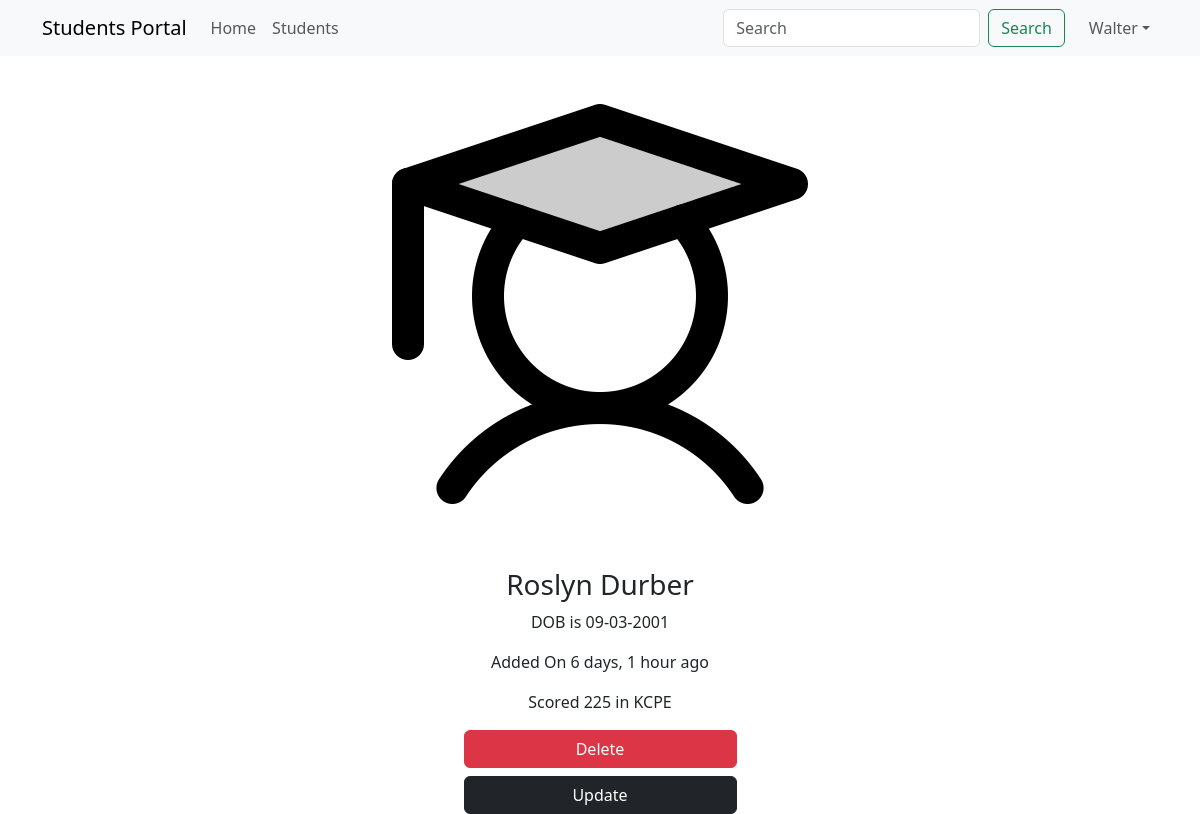
The page /details/8 (signed in) on the database its author committed.
### main_app/models.py (models this page shows, shortened)
class Student(models.Model):
    first_name = models.CharField(max_length=25)
    last_name = models.CharField(max_length=25)
    dob = models.DateField()
    email = models.EmailField(unique=True)
    weight = models.DecimalField(max_digits=5, decimal_places=2)  # 100.500
    is_sporty = models.BooleanField(default=False)
    kcpe_score = models.IntegerField()
    profile_pic = models.ImageField(upload_to=generate_unique_name, null=True, default="students/default.png")
    created_at = models.DateTimeField(auto_now_add=True)
    updated_at = models.DateTimeField(auto_now=True)

### main_app/views.py (the view)
# urls.py: path('details/<int:student_id>', views.details, name="details"),
@login_required
def details(request, student_id):
    student = Student.objects.get(pk=student_id)  # SELECT * FROM students WHERE id=1
    return render(request, "details.html", {"student": student})

### templates/details.html (shortened to what this page needs)
{% extends 'base.html' %}
{% load humanize %}
{% block content %}
    {% include 'navbar.html' %}
    <div class="container">
        <div class="row justify-content-center">
            <div class="col-sm-6 text-center">
                {% if student.profile_pic %}
                    <img src="{{ student.profile_pic.url }}" class="img-fluid" alt="">
                {% endif %}
                <h3>{{ student.first_name | capfirst }} {{ student.last_name | capfirst }}</h3>
                <p>DOB is {{ student.dob | date:'d-m-Y' }}</p>
                <p>Added On {{ student.created_at | naturaltime }}</p>
                <p>Scored {{ student.kcpe_score }} in KCPE</p>
                <a href="{% url 'delete' student.id %}" class="btn btn-danger w-50">Delete</a>
                <a href="{% url 'update' student.id %}" class="btn btn-dark mt-2 w-50">Update</a>
            </div>
        </div>
    </div>
{% endblock %}

### templates/navbar.html (shortened to what this page needs)
<nav class="navbar sticky-top navbar-expand-lg navbar-light bg-light">
    <div class="container">
        <a class="navbar-brand" href="{% url 'home' %}">Students Portal</a>
        <div class="collapse navbar-collapse" id="navbarTogglerDemo02">
            <ul class="navbar-nav me-auto mb-2 mb-lg-0">
                <li class="nav-item">
                    <a class="nav-link  {% if '/' == request.path %} active {% endif %}" aria-current="page"
                       href="{% url 'home' %}">Home</a>
                </li>
                <li class="nav-item">
                    <a class="nav-link {% if 'show' in request.path %} active {% endif %} " href="{% url 'show' %}">Students</a>
                </li>
            </ul>
            <form class="d-flex" method="get" action="{% url 'search' %}">
                <input class="form-control me-2" name="search" type="search" placeholder="Search" aria-label="Search">
                <button class="btn btn-outline-success" type="submit">Search</button>
            </form>
            <ul class="navbar-nav ms-3 mb-2 mb-lg-0">
                <li class="nav-item dropdown">
                    <a class="nav-link dropdown-toggle" href="#" role="button" data-bs-toggle="dropdown">{{ user.first_name }}</a>
                </li>
            </ul>
        </div>
    </div>
</nav>

### rows shown on the page
Student: profile_pic (placeholder picture), first_name "Roslyn", last_name "Durber", dob "09-03-2001", created_at "6 days, 1 hour ago", kcpe_score "225"

### other values the page prints
{{ user.first_name }} "Walter"
